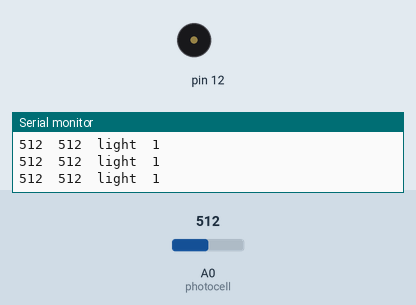
Recording of a sketch running on a simulated Arduino Uno, built with avr-gcc and run on an emulated ATmega328P. Parts: buzzer (waves = sounding), the last lines printed to the serial monitor. Inputs (shaded band) come from the test bench; at power-on: A0 (photocell) = 512.

Above: at 1.2 s.
1.3 s: A0 (photocell) set to 503
At 2.5 s:
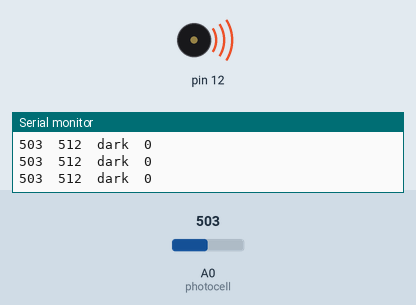
2.8 s: A0 (photocell) set to 522
At 3.2 s:
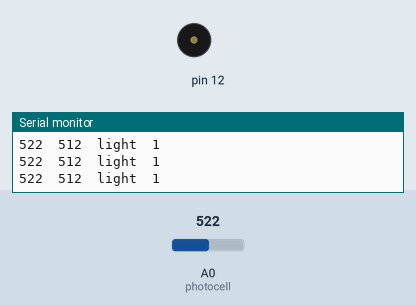
5.8 s: A0 (photocell) set to 989
8.8 s: A0 (photocell) set to 1009
13.3 s: A0 (photocell) set to 511
At 14.2 s:
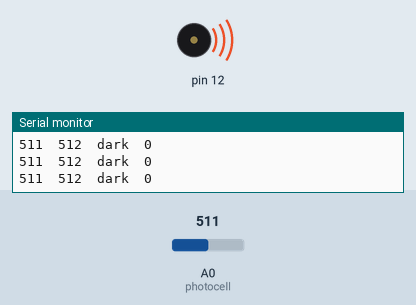
Timing chart, 0 to 16.3 s (numbered marks = the images above; inputs shaded):
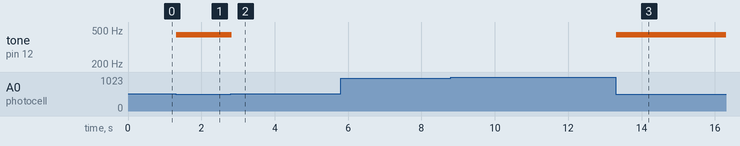

The sketch:

W08-00-thresholds.ino
```cpp
// sensor thresholding :: photocell

int photocell = A0; // where is the circuit ?

int currentBrightness;
int lightThreshold = 0; // reset manually in code below
int LIGHT_STATE = 0;


void setup() {
  pinMode(photocell, INPUT );
  Serial.begin(9600);
  Serial.println(__FILE__);
}

void loop() {
  // GET LIGHT READING
  currentBrightness  = analogRead(photocell) ;
  Serial.print(currentBrightness);
  Serial.print('\t');

  // DETERMINE THRESHOLD

    // use serial plotter
    // look at your sensor max and min, pick a value between that makes sense
    // change the 512 to the value you determine

  lightThreshold = 512; // 512 is a start point -- it will be wrong - find yours
  Serial.print(lightThreshold);
  Serial.print('\t');

  // THRESHOLD COMPARE -- is light above or below threshold
  if (currentBrightness < lightThreshold) {
    LIGHT_STATE = 0;
    Serial.print("dark");
    tone(12,440);
  } else {
    LIGHT_STATE = 1;
    Serial.print("light");
    noTone(12);
  }

  Serial.print('\t');
  Serial.print(LIGHT_STATE);
  Serial.println();

} // end loop
```

Measured:
- the behaviour switches between 512 and 511 on A0 (photocell) (found by bisection; images 0 and 1)
- after the input at 1.3 s, tone on pin 12: silent → 440 Hz at once
- after the input at 2.8 s, tone on pin 12: 440 Hz → silent at once
- after the input at 13.3 s, tone on pin 12: silent → 440 Hz at once
